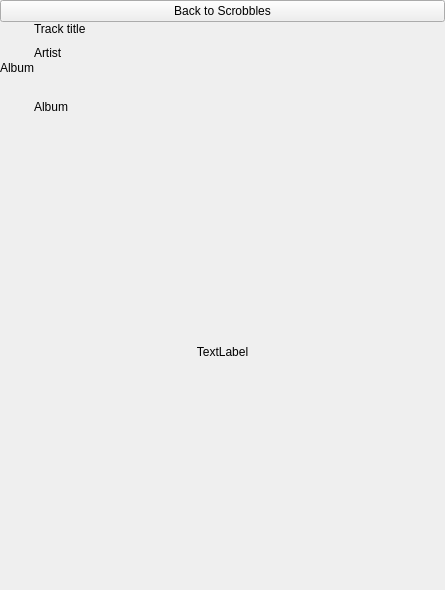
<?xml version="1.0" encoding="UTF-8"?>
<ui version="4.0">
 <class>MetadataWidget</class>
 <widget class="QWidget" name="MetadataWidget">
  <property name="geometry">
   <rect>
    <x>0</x>
    <y>0</y>
    <width>445</width>
    <height>590</height>
   </rect>
  </property>
  <property name="windowTitle">
   <string notr="true">Form</string>
  </property>
  <layout class="QVBoxLayout" name="verticalLayout">
   <property name="spacing">
    <number>0</number>
   </property>
   <property name="margin">
    <number>0</number>
   </property>
   <item>
    <widget class="QPushButton" name="back">
     <property name="text">
      <string>Back to Scrobbles</string>
     </property>
    </widget>
   </item>
   <item>
    <widget class="QScrollArea" name="scrollArea">
     <property name="enabled">
      <bool>true</bool>
     </property>
     <property name="frameShape">
      <enum>QFrame::NoFrame</enum>
     </property>
     <property name="horizontalScrollBarPolicy">
      <enum>Qt::ScrollBarAlwaysOff</enum>
     </property>
     <property name="widgetResizable">
      <bool>true</bool>
     </property>
     <widget class="QFrame" name="scrollAreaWidgetContents">
      <property name="geometry">
       <rect>
        <x>0</x>
        <y>0</y>
        <width>445</width>
        <height>567</height>
       </rect>
      </property>
      <property name="autoFillBackground">
       <bool>true</bool>
      </property>
      <layout class="QVBoxLayout" name="verticalLayout_3" stretch="0,1">
       <property name="spacing">
        <number>0</number>
       </property>
       <property name="margin">
        <number>0</number>
       </property>
       <item>
        <widget class="QFrame" name="trackDetails">
         <property name="frameShape">
          <enum>QFrame::NoFrame</enum>
         </property>
         <property name="frameShadow">
          <enum>QFrame::Raised</enum>
         </property>
         <layout class="QHBoxLayout" name="horizontalLayout" stretch="0,1">
          <property name="spacing">
           <number>0</number>
          </property>
          <property name="margin">
           <number>0</number>
          </property>
          <item>
           <widget class="HttpImageWidget" name="albumImage">
            <property name="text">
             <string notr="true">Album</string>
            </property>
           </widget>
          </item>
          <item>
           <layout class="QVBoxLayout" name="verticalLayout_2">
            <property name="spacing">
             <number>10</number>
            </property>
            <item>
             <widget class="unicorn::Label" name="trackTitle">
              <property name="text">
               <string notr="true">Track title</string>
              </property>
              <property name="textFormat">
               <enum>Qt::RichText</enum>
              </property>
              <property name="wordWrap">
               <bool>true</bool>
              </property>
              <property name="openExternalLinks">
               <bool>false</bool>
              </property>
             </widget>
            </item>
            <item>
             <widget class="unicorn::Label" name="trackArtist">
              <property name="text">
               <string notr="true">Artist</string>
              </property>
              <property name="textFormat">
               <enum>Qt::RichText</enum>
              </property>
              <property name="wordWrap">
               <bool>true</bool>
              </property>
              <property name="openExternalLinks">
               <bool>false</bool>
              </property>
             </widget>
            </item>
            <item>
             <widget class="QFrame" name="hsplitter2">
              <property name="frameShape">
               <enum>QFrame::StyledPanel</enum>
              </property>
              <property name="frameShadow">
               <enum>QFrame::Raised</enum>
              </property>
             </widget>
            </item>
            <item>
             <widget class="ScrobbleControls" name="scrobbleControls">
              <property name="frameShape">
               <enum>QFrame::StyledPanel</enum>
              </property>
              <property name="frameShadow">
               <enum>QFrame::Raised</enum>
              </property>
             </widget>
            </item>
            <item>
             <widget class="QFrame" name="hsplitter1">
              <property name="frameShape">
               <enum>QFrame::StyledPanel</enum>
              </property>
              <property name="frameShadow">
               <enum>QFrame::Raised</enum>
              </property>
             </widget>
            </item>
            <item>
             <widget class="unicorn::Label" name="trackAlbum">
              <property name="text">
               <string notr="true">Album</string>
              </property>
              <property name="textFormat">
               <enum>Qt::RichText</enum>
              </property>
              <property name="wordWrap">
               <bool>true</bool>
              </property>
              <property name="openExternalLinks">
               <bool>false</bool>
              </property>
             </widget>
            </item>
            <item>
             <spacer name="verticalSpacer">
              <property name="orientation">
               <enum>Qt::Vertical</enum>
              </property>
              <property name="sizeHint" stdset="0">
               <size>
                <width>20</width>
                <height>0</height>
               </size>
              </property>
             </spacer>
            </item>
           </layout>
          </item>
         </layout>
        </widget>
       </item>
       <item>
        <widget class="unicorn::StackedWidget" name="loadingStack">
         <property name="currentIndex">
          <number>1</number>
         </property>
         <widget class="QWidget" name="content">
          <layout class="QVBoxLayout" name="verticalLayout_8">
           <property name="spacing">
            <number>0</number>
           </property>
           <property name="margin">
            <number>0</number>
           </property>
           <item>
            <widget class="ContextLabel" name="context">
             <property name="text">
              <string notr="true">Context</string>
             </property>
             <property name="textFormat">
              <enum>Qt::RichText</enum>
             </property>
             <property name="wordWrap">
              <bool>true</bool>
             </property>
            </widget>
           </item>
           <item>
            <widget class="QFrame" name="trackTagsFrame">
             <property name="frameShape">
              <enum>QFrame::NoFrame</enum>
             </property>
             <property name="frameShadow">
              <enum>QFrame::Raised</enum>
             </property>
             <layout class="QVBoxLayout" name="verticalLayout_5">
              <property name="spacing">
               <number>0</number>
              </property>
              <property name="margin">
               <number>0</number>
              </property>
              <item>
               <widget class="unicorn::Label" name="trackPopTags">
                <property name="text">
                 <string>Popular tags:</string>
                </property>
                <property name="textFormat">
                 <enum>Qt::RichText</enum>
                </property>
                <property name="wordWrap">
                 <bool>true</bool>
                </property>
               </widget>
              </item>
              <item>
               <widget class="unicorn::Label" name="trackYourTags">
                <property name="text">
                 <string>Your tags:</string>
                </property>
                <property name="textFormat">
                 <enum>Qt::RichText</enum>
                </property>
                <property name="wordWrap">
                 <bool>true</bool>
                </property>
               </widget>
              </item>
             </layout>
            </widget>
           </item>
           <item>
            <widget class="QFrame" name="artistFrame">
             <property name="frameShape">
              <enum>QFrame::NoFrame</enum>
             </property>
             <property name="frameShadow">
              <enum>QFrame::Raised</enum>
             </property>
             <layout class="QVBoxLayout" name="verticalLayout_4" stretch="0,0,0,0,0,0,0,0,0,0">
              <property name="spacing">
               <number>0</number>
              </property>
              <property name="margin">
               <number>0</number>
              </property>
              <item>
               <widget class="unicorn::Label" name="artistArtist">
                <property name="text">
                 <string notr="true">Artist</string>
                </property>
                <property name="textFormat">
                 <enum>Qt::RichText</enum>
                </property>
                <property name="openExternalLinks">
                 <bool>false</bool>
                </property>
               </widget>
              </item>
              <item>
               <widget class="BioWidget" name="artistBio">
                <property name="frameShape">
                 <enum>QFrame::NoFrame</enum>
                </property>
                <property name="openExternalLinks">
                 <bool>false</bool>
                </property>
                <property name="openLinks">
                 <bool>false</bool>
                </property>
               </widget>
              </item>
              <item>
               <widget class="QLabel" name="artistBioEdit">
                <property name="text">
                 <string notr="true">Edited</string>
                </property>
               </widget>
              </item>
              <item>
               <widget class="QFrame" name="artistStats">
                <property name="frameShape">
                 <enum>QFrame::NoFrame</enum>
                </property>
                <property name="frameShadow">
                 <enum>QFrame::Raised</enum>
                </property>
                <layout class="QGridLayout" name="gridLayout_2">
                 <property name="margin">
                  <number>0</number>
                 </property>
                 <property name="spacing">
                  <number>0</number>
                 </property>
                 <item row="0" column="0">
                  <widget class="QLabel" name="artistListeners">
                   <property name="text">
                    <string notr="true">0</string>
                   </property>
                  </widget>
                 </item>
                 <item row="1" column="0">
                  <widget class="QLabel" name="artistListenersLabel">
                   <property name="text">
                    <string notr="true">Listeners</string>
                   </property>
                  </widget>
                 </item>
                 <item row="0" column="2">
                  <widget class="QLabel" name="artistPlays">
                   <property name="text">
                    <string notr="true">0</string>
                   </property>
                  </widget>
                 </item>
                 <item row="0" column="4">
                  <widget class="QLabel" name="artistUserPlays">
                   <property name="text">
                    <string notr="true">0</string>
                   </property>
                  </widget>
                 </item>
                 <item row="1" column="2">
                  <widget class="QLabel" name="artistPlaysLabel">
                   <property name="text">
                    <string notr="true">Plays</string>
                   </property>
                  </widget>
                 </item>
                 <item row="1" column="4">
                  <widget class="QLabel" name="artistUserPlaysLabel">
                   <property name="text">
                    <string notr="true">Plays in your library</string>
                   </property>
                  </widget>
                 </item>
                 <item row="0" column="1" rowspan="2">
                  <widget class="QFrame" name="splitter3">
                   <property name="frameShape">
                    <enum>QFrame::NoFrame</enum>
                   </property>
                   <property name="frameShadow">
                    <enum>QFrame::Raised</enum>
                   </property>
                  </widget>
                 </item>
                 <item row="0" column="3" rowspan="2">
                  <widget class="QFrame" name="splitter4">
                   <property name="frameShape">
                    <enum>QFrame::NoFrame</enum>
                   </property>
                   <property name="frameShadow">
                    <enum>QFrame::Raised</enum>
                   </property>
                  </widget>
                 </item>
                </layout>
               </widget>
              </item>
              <item>
               <widget class="QFrame" name="artistTagsFrame">
                <property name="frameShape">
                 <enum>QFrame::NoFrame</enum>
                </property>
                <property name="frameShadow">
                 <enum>QFrame::Raised</enum>
                </property>
                <layout class="QVBoxLayout" name="verticalLayout_6">
                 <property name="spacing">
                  <number>0</number>
                 </property>
                 <property name="margin">
                  <number>0</number>
                 </property>
                 <item>
                  <widget class="unicorn::Label" name="artistPopTags">
                   <property name="text">
                    <string>Popular tags:</string>
                   </property>
                   <property name="textFormat">
                    <enum>Qt::RichText</enum>
                   </property>
                   <property name="wordWrap">
                    <bool>true</bool>
                   </property>
                  </widget>
                 </item>
                 <item>
                  <widget class="unicorn::Label" name="artistYourTags">
                   <property name="text">
                    <string>Your tags:</string>
                   </property>
                   <property name="textFormat">
                    <enum>Qt::RichText</enum>
                   </property>
                   <property name="wordWrap">
                    <bool>true</bool>
                   </property>
                  </widget>
                 </item>
                </layout>
               </widget>
              </item>
              <item>
               <widget class="QFrame" name="splitter">
                <property name="frameShape">
                 <enum>QFrame::StyledPanel</enum>
                </property>
                <property name="frameShadow">
                 <enum>QFrame::Raised</enum>
                </property>
               </widget>
              </item>
              <item>
               <widget class="unicorn::Label" name="similarArtists">
                <property name="text">
                 <string>Similar Artists</string>
                </property>
                <property name="textFormat">
                 <enum>Qt::RichText</enum>
                </property>
               </widget>
              </item>
              <item>
               <widget class="QFrame" name="similarArtistFrame">
                <property name="frameShape">
                 <enum>QFrame::NoFrame</enum>
                </property>
                <property name="frameShadow">
                 <enum>QFrame::Raised</enum>
                </property>
                <layout class="QHBoxLayout" name="horizontalLayout_2">
                 <property name="spacing">
                  <number>0</number>
                 </property>
                 <property name="margin">
                  <number>0</number>
                 </property>
                 <item>
                  <widget class="SimilarArtistWidget" name="artist1">
                   <property name="text">
                    <string notr="true">Artist</string>
                   </property>
                   <property name="scaledContents">
                    <bool>true</bool>
                   </property>
                  </widget>
                 </item>
                 <item>
                  <spacer name="horizontalSpacer_7">
                   <property name="orientation">
                    <enum>Qt::Horizontal</enum>
                   </property>
                   <property name="sizeHint" stdset="0">
                    <size>
                     <width>0</width>
                     <height>20</height>
                    </size>
                   </property>
                  </spacer>
                 </item>
                 <item>
                  <widget class="SimilarArtistWidget" name="artist2">
                   <property name="text">
                    <string notr="true">Artist</string>
                   </property>
                   <property name="scaledContents">
                    <bool>true</bool>
                   </property>
                  </widget>
                 </item>
                 <item>
                  <spacer name="horizontalSpacer_6">
                   <property name="orientation">
                    <enum>Qt::Horizontal</enum>
                   </property>
                   <property name="sizeHint" stdset="0">
                    <size>
                     <width>0</width>
                     <height>20</height>
                    </size>
                   </property>
                  </spacer>
                 </item>
                 <item>
                  <widget class="SimilarArtistWidget" name="artist3">
                   <property name="text">
                    <string notr="true">Artist</string>
                   </property>
                   <property name="scaledContents">
                    <bool>true</bool>
                   </property>
                  </widget>
                 </item>
                 <item>
                  <spacer name="horizontalSpacer_5">
                   <property name="orientation">
                    <enum>Qt::Horizontal</enum>
                   </property>
                   <property name="sizeHint" stdset="0">
                    <size>
                     <width>0</width>
                     <height>20</height>
                    </size>
                   </property>
                  </spacer>
                 </item>
                 <item>
                  <widget class="SimilarArtistWidget" name="artist4">
                   <property name="text">
                    <string notr="true">Artist</string>
                   </property>
                   <property name="scaledContents">
                    <bool>true</bool>
                   </property>
                  </widget>
                 </item>
                </layout>
               </widget>
              </item>
              <item>
               <spacer name="verticalSpacer_2">
                <property name="orientation">
                 <enum>Qt::Vertical</enum>
                </property>
                <property name="sizeHint" stdset="0">
                 <size>
                  <width>20</width>
                  <height>0</height>
                 </size>
                </property>
               </spacer>
              </item>
             </layout>
            </widget>
           </item>
          </layout>
         </widget>
         <widget class="QWidget" name="spinner">
          <layout class="QHBoxLayout" name="horizontalLayout_3">
           <property name="spacing">
            <number>0</number>
           </property>
           <property name="margin">
            <number>0</number>
           </property>
           <item>
            <widget class="QLabel" name="spinnerLabel">
             <property name="text">
              <string notr="true">TextLabel</string>
             </property>
             <property name="alignment">
              <set>Qt::AlignCenter</set>
             </property>
            </widget>
           </item>
          </layout>
         </widget>
        </widget>
       </item>
      </layout>
     </widget>
    </widget>
   </item>
  </layout>
 </widget>
 <customwidgets>
  <customwidget>
   <class>unicorn::Label</class>
   <extends>QLabel</extends>
   <header>lib/unicorn/widgets/Label.h</header>
  </customwidget>
  <customwidget>
   <class>HttpImageWidget</class>
   <extends>QLabel</extends>
   <header>lib/unicorn/widgets/HttpImageWidget.h</header>
  </customwidget>
  <customwidget>
   <class>ScrobbleControls</class>
   <extends>QFrame</extends>
   <header>../Widgets/ScrobbleControls.h</header>
   <container>1</container>
  </customwidget>
  <customwidget>
   <class>BioWidget</class>
   <extends>QTextBrowser</extends>
   <header>../Widgets/BioWidget.h</header>
  </customwidget>
  <customwidget>
   <class>ContextLabel</class>
   <extends>QLabel</extends>
   <header>../Widgets/ContextLabel.h</header>
  </customwidget>
  <customwidget>
   <class>SimilarArtistWidget</class>
   <extends>QLabel</extends>
   <header>../Widgets/SimilarArtistWidget.h</header>
  </customwidget>
  <customwidget>
   <class>unicorn::StackedWidget</class>
   <extends>QStackedWidget</extends>
   <header>lib/unicorn/widgets/StackedWidget.h</header>
   <container>1</container>
  </customwidget>
 </customwidgets>
 <resources/>
 <connections/>
</ui>
